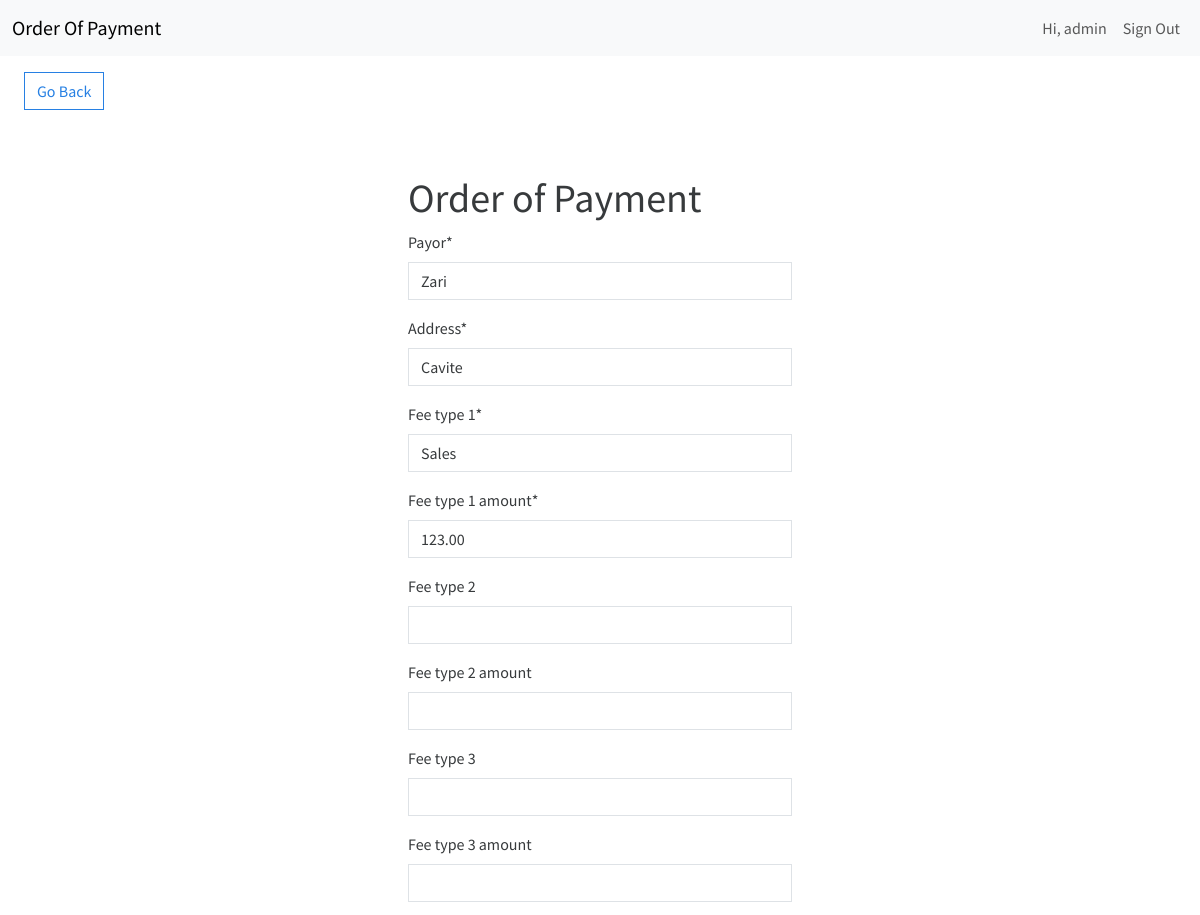
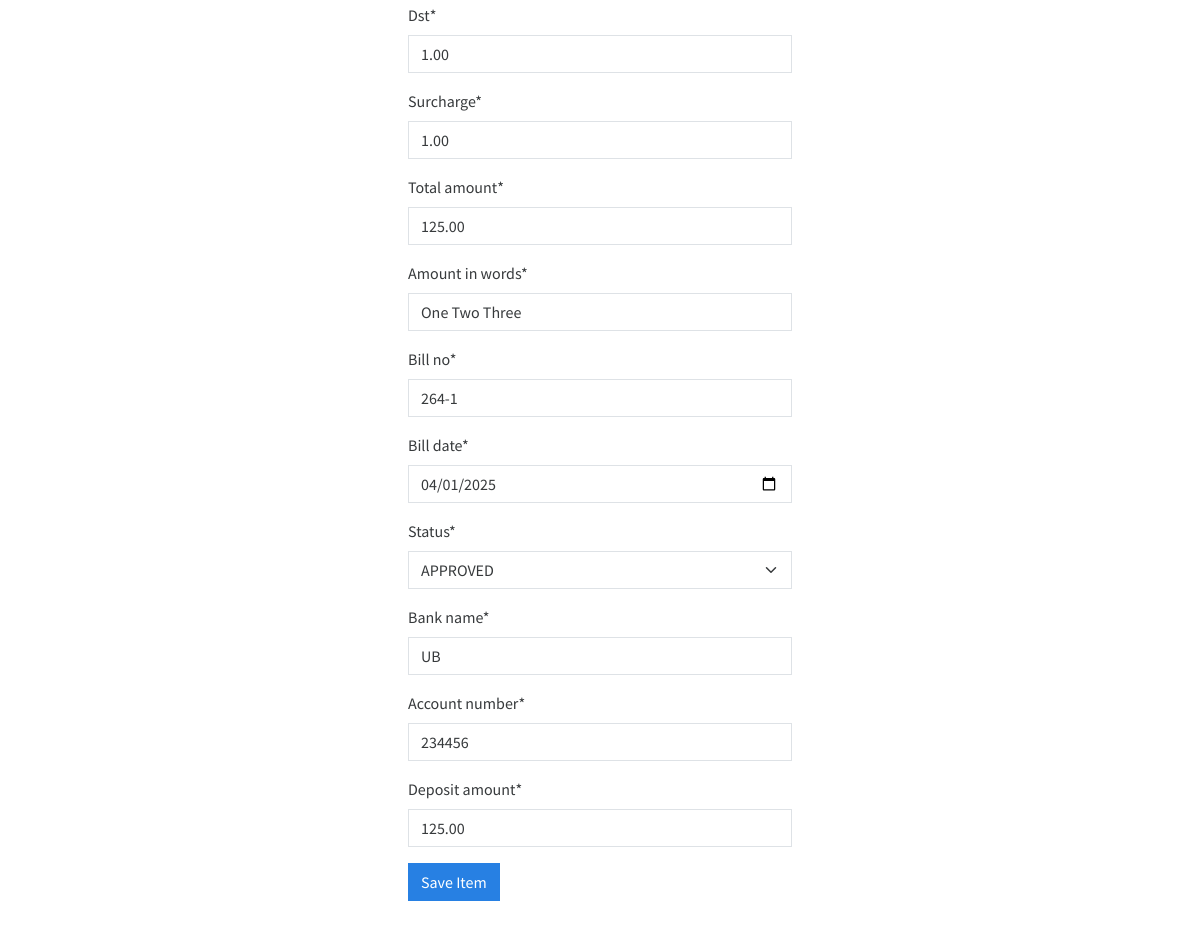
Page /edit-item/2 (signed in) on the committed database (2 pictures, top to bottom).
### order_payment/models.py (models this page shows, shortened)
class OrderPaymentItem(models.Model):
    entity_name = models.CharField(max_length=200, default="Departmenf of Trade and Industry Region IV-A")
    fund_cluster = models.CharField(max_length=200, default="01-Regular Agency Fund")
    serial_number = models.CharField(max_length=200)
    date = models.DateTimeField(auto_now_add=True)
    collecting_officer = models.CharField(max_length=200, default="Cash/Treasury Unit")
    payor = models.CharField(max_length=200)
    address = models.CharField(max_length=400)
    fee_type_1 = models.CharField(max_length=200)
    fee_type_1_amount = models.DecimalField(max_digits=10, decimal_places=2)
    fee_type_2 = models.CharField(max_length=200, null=True, blank=True)
    fee_type_2_amount = models.DecimalField(max_digits=10, decimal_places=2, null=True, blank=True)
    fee_type_3 = models.CharField(max_length=200, null=True, blank=True)
    fee_type_3_amount = models.DecimalField(max_digits=10, decimal_places=2, null=True, blank=True)
    dst = models.DecimalField(max_digits=10, decimal_places=2)
    surcharge = models.DecimalField(max_digits=10, decimal_places=2)
    total_amount = models.DecimalField(max_digits=10, decimal_places=2)
    amount_in_words = models.CharField(max_length=500)
    bill_no = models.CharField(max_length=200)
    bill_date = models.DateField(auto_now_add=False)
    status = models.CharField(max_length=200, default="NEW")
    bank_name = models.CharField(max_length=200)
    account_number = models.CharField(max_length=200)
    deposit_amount = models.DecimalField(max_digits=10, decimal_places=2)
    acting_accountant = models.CharField(max_length=200)
    update_date = models.DateField(auto_now_add=True)
    last_update_by = models.CharField(max_length=200, null=True, blank=True)
    created_by = models.CharField(max_length=200, null=True, blank=True)
    user = models.ForeignKey(User, on_delete=models.CASCADE)
    class Meta:
        verbose_name_plural = "Order Of Payment Items"

### order_payment/views.py (the view, shortened to what this page needs)
# urls.py: path('edit-item/<int:pk>', EditItem.as_view(), name='edit-item'),
class EditItem(LoginRequiredMixin, UpdateView):
    model = OrderPaymentItem
    form_class = OrderPaymentItemForm
    template_name = 'order_payment/item_form.html'
    success_url = reverse_lazy('dashboard')

### order_payment/forms.py
class OrderPaymentItemForm(forms.ModelForm):
    statuses = [
        ('NEW', 'NEW'),
        ('APPROVED',"APPROVED"),
        ('REJECTED',"REJECTED")
    ]
    status = forms.ChoiceField(choices=statuses)
    bill_date = forms.DateField(widget=forms.DateInput(attrs={'type': 'date'}))
    class Meta:
        model = OrderPaymentItem
        fields = ['payor', 'address', 'fee_type_1', 'fee_type_1_amount',
                  'fee_type_2', 'fee_type_2_amount', 'fee_type_3', 'fee_type_3_amount',
                  'dst', 'surcharge', 'total_amount', 'amount_in_words',
                  'bill_no', 'bill_date', 'status', 'bank_name', 'account_number',
                  'deposit_amount']

### order_payment/templates/order_payment/item_form.html (shortened to what this page needs)
{% extends 'order_payment/base.html' %}
{% load crispy_forms_tags %}
{% block content %}
	<a href="{% url 'dashboard' %}" class="btn btn-outline-primary my-3 mx-4">Go Back</a>
	<div class="row">
		<div class="col-11 col-md-4 mx-auto mt-5">
			<h1>Order of Payment</h1>
			<form method="POST">
				{{ form|crispy }}
				<div class="mt-3">
					<button class="btn btn-primary">Save Item</button>
				</div>
			</form>
            <br />
		</div>
	</div>
{% endblock content %}

### order_payment/templates/order_payment/navigation.html (shortened to what this page needs)
<nav class="navbar navbar-expand-lg bg-light">
	<div class="container-fluid">
		<a class="navbar-brand" href="{% url 'index' %}">Order Of Payment</a>
		<div class="collapse navbar-collapse justify-content-end" id="navbarNav">
			<ul class="navbar-nav">
				{% if user.is_authenticated %}
					<li class="nav-item">
						<a class="nav-link" href="#">Hi, {{ user.username }}</a>
					</li>
					<li class="nav-item">
						<form method="post" action="{% url 'logout' %}">
                            <button class="nav-link">Sign Out</button>
                       </form>
					</li>
				{% else %}
					<li class="nav-item">
						<a class="nav-link" href="{% url 'login' %}">Sign In</a>
					</li>
				{% endif %}
			</ul>
		</div>
	</div>
</nav>

### rows in the picture
OrderPaymentItem: payor "Zari", address "Cavite", fee_type_1 "Sales", fee_type_1_amount "123.00", dst "1.00", surcharge "1.00", total_amount "125.00", amount_in_words "One Two Three", bill_no "264-1", bill_date "04/01/2025", status "APPROVED", bank_name "UB", account_number "234456", deposit_amount "125.00"

### other values in the picture
{{ user.username }} "admin"
